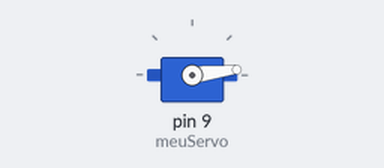
Recording of a sketch running on a simulated Arduino Uno, built with avr-gcc and run on an emulated ATmega328P. On the bench: servo.

Above: at 0.05 s.
At 0.85 s:
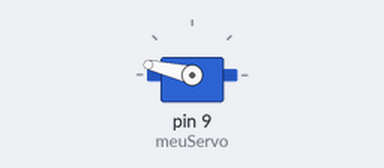
At 1.2 s:
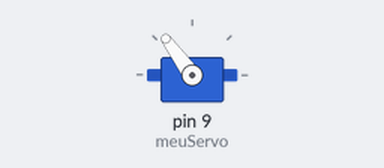
At 1.7 s:
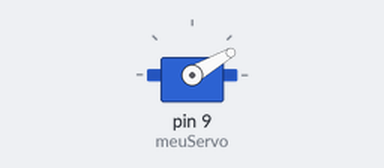
Timing chart, 0 to 4.2 s (numbered marks = the images above):
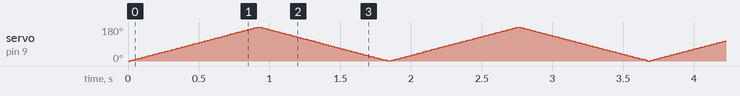

The sketch:

teste_servomotor_ino.ino
```cpp
#include <Servo.h>

Servo meuServo;

void setup() {
  meuServo.attach(9);
}

void loop() {
  for (int pos = 0; pos <= 180; pos += 1) {
    meuServo.write(pos);
    delay(5);  //ajustes para teste de velocidade de movimentaçao do servo
  }

  for (int pos = 180; pos >= 0; pos -= 1) {
    meuServo.write(pos);
    delay(5);  //ajuste para teste de velocidade de movimentaçao do servo
  }
}
```
